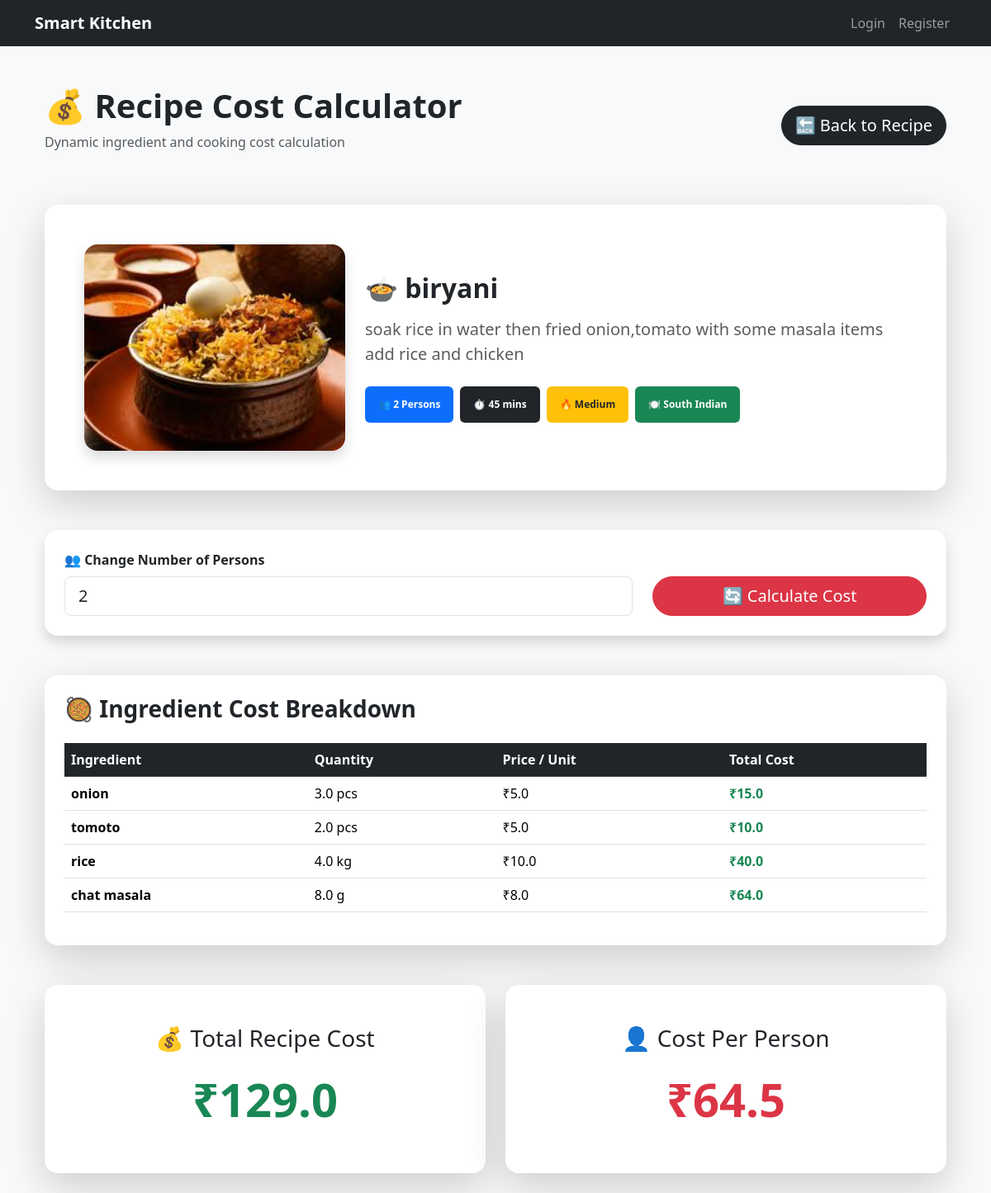
/recipes/recipe-cost/1/, run on the app's committed database.
### recipes/models.py (models this page shows, shortened)
class Recipe(models.Model):
    DIFFICULTY_CHOICES = [
        ('Easy', 'Easy'),
        ('Medium', 'Medium'),
        ('Hard', 'Hard')
    ]
    MEAL_TYPE_CHOICES = [
        ('Breakfast', 'Breakfast'),
        ('Lunch', 'Lunch'),
        ('Dinner', 'Dinner'),
        ('Snacks', 'Snacks'),
        ('Dessert', 'Dessert')
    ]
    FOOD_TYPE_CHOICES = [
        ('Veg', 'Veg'),
        ('Non-Veg', 'Non-Veg')
    ]
    name = models.CharField(max_length=100)
    tamil_name = models.CharField(
        max_length=200,
        blank=True,
        null=True
    )
    base_persons = models.IntegerField(default=2)
    servings = models.IntegerField(default=1)
    image = models.ImageField(
    upload_to='recipes/',null=True,blank=True)
    description = models.TextField()
    cooking_time = models.IntegerField(
        default=0
    )
    difficulty = models.CharField(
        max_length=20,
        choices=DIFFICULTY_CHOICES,
        default='Easy'
    )
    cuisine_type = models.CharField(
        max_length=100,
        default='South Indian'
    )
    meal_type = models.CharField(
        max_length=20,
        choices=MEAL_TYPE_CHOICES,
        default='Lunch'
    )
    food_type = models.CharField(
        max_length=20,
        choices=FOOD_TYPE_CHOICES,
        default='Veg'
    )
    views = models.IntegerField(
        default=0
    )
    likes = models.IntegerField(
        default=0
    )
    favorites = models.ManyToManyField(
        settings.AUTH_USER_MODEL,
        blank=True,
        related_name='favorite_recipes'
    )

class Ingredient(models.Model):
    name = models.CharField(max_length=100)
    stock = models.FloatField(default=0)
    UNIT_CHOICES = (
        ('g', 'Gram'),
        ('kg', 'Kilogram'),
        ('ml', 'Milliliter'),
        ('pcs', 'Pieces'),
    )
    price_per_unit = models.FloatField(default=0)
    unit = models.CharField(max_length=10, choices=UNIT_CHOICES)

### recipes/views.py (the view)
# urls.py: path('recipe-cost/<int:pk>/', recipe_cost, name='recipe_cost'),
def recipe_cost(request, pk):
    recipe = Recipe.objects.get(
        id=pk
    )
    persons = request.GET.get(
        'persons'
    )
    if persons:
        persons = int(persons)
    else:
        persons = recipe.base_persons
    scale_factor = (
        persons /
        recipe.base_persons
    )
    ingredients = RecipeIngredient.objects.filter(
        recipe=recipe
    )
    total_cost = 0
    ingredient_costs = []
    for item in ingredients:
        scaled_quantity = (
            item.quantity *
            scale_factor
        )
        ingredient_cost = (
            scaled_quantity *
            item.ingredient.price_per_unit
        )
        total_cost += ingredient_cost
        ingredient_costs.append({
            'ingredient':
                item.ingredient.name,
            'quantity':
                round(scaled_quantity, 2),
            'unit':
                item.ingredient.unit,
            'price_per_unit':
                item.ingredient.price_per_unit,
            'ingredient_cost':
                round(ingredient_cost, 2)
        })
    cost_per_person = (
        total_cost / persons
        if persons > 0
        else total_cost
    )
    return render(
        request,
        'recipes/recipe_cost.html',
        {
            'recipe': recipe,
            'persons': persons,
            'ingredient_costs':
                ingredient_costs,
            'total_cost':
                round(total_cost, 2),
            'cost_per_person':
                round(cost_per_person, 2)
        }
    )

### recipes/templates/recipes/recipe_cost.html
{% extends 'base.html' %}
{% block content %}
<div class="container mt-5">
    <div class="d-flex justify-content-between align-items-center flex-wrap mb-5">
        <div>
            <h1 class="fw-bold">
                💰 Recipe Cost Calculator
            </h1>
            <p class="text-muted">
                Dynamic ingredient and cooking cost calculation
            </p>
        </div>
        <a
            href="{% url 'recipe_detail' recipe.id %}"
            class="btn btn-dark btn-lg rounded-pill"
        >
            🔙 Back to Recipe
        </a>
    </div>
    <div class="card shadow-lg border-0 rounded-4 p-5 mb-5">
        <div class="row align-items-center">
            <div class="col-md-4">
                {% if recipe.image %}
                    <img
                        src="{{ recipe.image.url }}"
                        class="img-fluid rounded-4 shadow"
                        style="
                            height:250px;
                            width:100%;
                            object-fit:cover;
                        "
                    >
                {% endif %}
            </div>
            <div class="col-md-8">
                <h2 class="fw-bold mb-3">
                    🍲 {{ recipe.name }}
                </h2>
                <p class="text-muted fs-5">
                    {{ recipe.description }}
                </p>
                <div class="d-flex gap-2 flex-wrap mt-4">
                    <span class="badge bg-primary p-3">
                        👥 {{ persons }} Persons
                    </span>
                    <span class="badge bg-dark p-3">
                        ⏱ {{ recipe.cooking_time }} mins
                    </span>
                    <span class="badge bg-warning text-dark p-3">
                        🔥 {{ recipe.difficulty }}
                    </span>
                    <span class="badge bg-success p-3">
                        🍽 {{ recipe.cuisine_type }}
                    </span>
                </div>
            </div>
        </div>
    </div>
    <div class="card shadow border-0 rounded-4 p-4 mb-5">
        <form method="GET">
            <div class="row align-items-end">
                <div class="col-md-8">
                    <label class="form-label fw-bold">
                        👥 Change Number of Persons
                    </label>
                    <input
                        type="number"
                        name="persons"
                        class="form-control form-control-lg"
                        value="{{ persons }}"
                        min="1"
                    >
                </div>
                <div class="col-md-4">
                    <button
                        type="submit"
                        class="btn btn-danger btn-lg w-100 rounded-pill"
                    >
                        🔄 Calculate Cost
                    </button>
                </div>
            </div>
        </form>
    </div>
    <div class="card shadow-lg border-0 rounded-4 p-4">
        <h3 class="mb-4 fw-bold">
            🥘 Ingredient Cost Breakdown
        </h3>
        <div class="table-responsive">
            <table class="table table-hover align-middle">
                <thead class="table-dark">
                    <tr>
                        <th>
                            Ingredient
                        </th>
                        <th>
                            Quantity
                        </th>
                        <th>
                            Price / Unit
                        </th>
                        <th>
                            Total Cost
                        </th>
                    </tr>
                </thead>
                <tbody>
                    {% for item in ingredient_costs %}
                        <tr>
                            <td class="fw-bold">
                                {{ item.ingredient }}
                            </td>
                            <td>
                                {{ item.quantity }}
                                {{ item.unit }}
                            </td>
                            <td>
                                ₹{{ item.price_per_unit }}
                            </td>
                            <td class="text-success fw-bold">
                                ₹{{ item.ingredient_cost }}
                            </td>
                        </tr>
                    {% endfor %}
                </tbody>
            </table>
        </div>
    </div>
    <div class="row mt-5">
        <div class="col-md-6 mb-4">
            <div class="card shadow-lg border-0 rounded-4 p-5 text-center h-100">
                <h3 class="mb-4">
                    💰 Total Recipe Cost
                </h3>
                <h1 class="display-4 fw-bold text-success">
                    ₹{{ total_cost }}
                </h1>
            </div>
        </div>
        <div class="col-md-6 mb-4">
            <div class="card shadow-lg border-0 rounded-4 p-5 text-center h-100">
                <h3 class="mb-4">
                    👤 Cost Per Person
                </h3>
                <h1 class="display-4 fw-bold text-danger">
                    ₹{{ cost_per_person }}
                </h1>
            </div>
        </div>
    </div>
</div>
{% endblock %}

### data on the page
Recipe: image (picture), name "biryani", description "soak rice in water then fried onion,tomato with some masala items add rice and chicken", cooking_time "45", difficulty "Medium", cuisine_type "South Indian"
Ingredient: ingredient "onion", unit "pcs", price_per_unit "5.0"
Ingredient: ingredient "tomoto", unit "pcs", price_per_unit "5.0"
Ingredient: ingredient "rice", unit "kg", price_per_unit "10.0"
Ingredient: ingredient "chat masala", price_per_unit "8.0"

### other printed values
{{ persons }} "2"
{{ item.quantity }} "3.0" "2.0" "4.0" "8.0"
{{ item.ingredient_cost }} "15.0" "10.0" "40.0" "64.0"
{{ item.unit }} "g"
{{ total_cost }} "129.0"
{{ cost_per_person }} "64.5"
